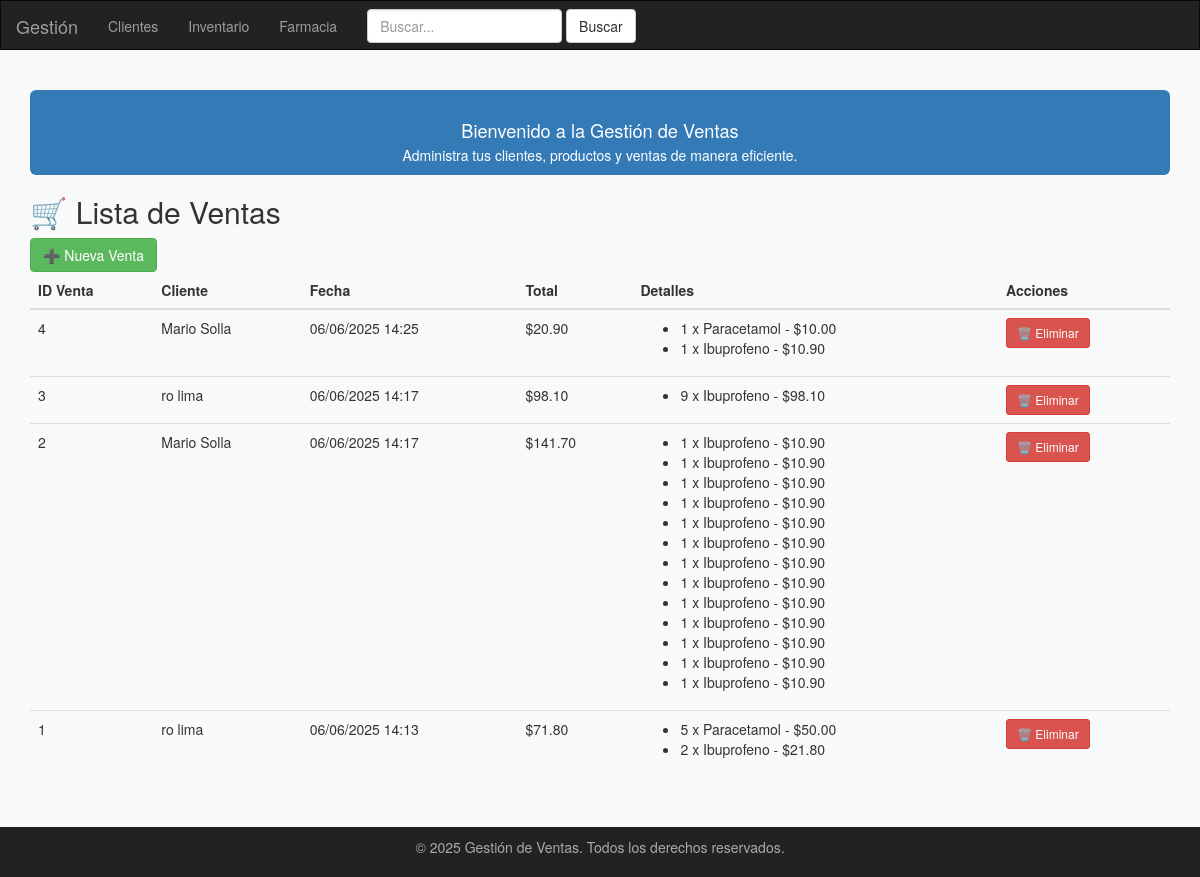
/ventas/, run on the app's committed database.
### soa/models.py (models this page shows, shortened)
class Venta(models.Model):
    cliente = models.ForeignKey(Cliente, on_delete=models.CASCADE)
    fecha_venta = models.DateTimeField(auto_now_add=True)
    total = models.DecimalField(max_digits=12, decimal_places=2, default=0)

class Cliente(models.Model):
    nombre = models.CharField(max_length=100)
    apellido = models.CharField(max_length=100)
    email = models.EmailField(unique=True)
    telefono = models.CharField(max_length=20, blank=True)
    direccion = models.CharField(max_length=255, blank=True)
    fecha_registro = models.DateTimeField(auto_now_add=True)
    def __str__(self):
        return f"{self.nombre} {self.apellido}"

class DetalleVenta(models.Model):
    venta = models.ForeignKey(Venta, related_name='detalles', on_delete=models.CASCADE)
    producto = models.ForeignKey(Producto, on_delete=models.CASCADE)
    cantidad = models.PositiveIntegerField()
    precio_unitario = models.DecimalField(max_digits=10, decimal_places=2)
    subtotal = models.DecimalField(max_digits=12, decimal_places=2)

class Producto(models.Model):
    nombre = models.CharField(max_length=150)
    descripcion = models.TextField(blank=True)
    precio = models.DecimalField(max_digits=10, decimal_places=2)
    stock = models.PositiveIntegerField()
    fecha_vencimiento = models.DateField(null=True, blank=True)
    categoria = models.CharField(max_length=100, blank=True)

### soa/farmacias_view.py (the view)
# urls.py: path('ventas/', ventas_list, name='ventas_list'),
def ventas_list(request):
    ventas = Venta.objects.all().order_by('-fecha_venta')
    return render(request, 'ventas_list.html', {'ventas': ventas})

### soa/templates/ventas_list.html
{% extends 'base.html' %}
{% block content %}
<h2>🛒 Lista de Ventas</h2>
<a href="{% url 'venta_create' %}" class="btn btn-success mb-3">➕ Nueva Venta</a>
<table class="table table-striped">
    <thead>
        <tr>
            <th>ID Venta</th>
            <th>Cliente</th>
            <th>Fecha</th>
            <th>Total</th>
            <th>Detalles</th>
            <th>Acciones</th>
        </tr>
    </thead>
    <tbody>
        {% for venta in ventas %}
        <tr>
            <td>{{ venta.id }}</td>
            <td>{{ venta.cliente }}</td>
            <td>{{ venta.fecha_venta|date:"d/m/Y H:i" }}</td>
            <td>${{ venta.total }}</td>
            <td>
                <ul>
                    {% for detalle in venta.detalles.all %}
                    <li>{{ detalle.cantidad }} x {{ detalle.producto.nombre }} - ${{ detalle.subtotal }}</li>
                    {% endfor %}
                </ul>
            </td>
            <td>
                <a href="{% url 'venta_delete' venta.id %}" class="btn btn-sm btn-danger">🗑️ Eliminar</a>
            </td>
        </tr>
        {% empty %}
        <tr>
            <td colspan="6">No hay ventas registradas</td>
        </tr>
        {% endfor %}
    </tbody>
</table>
{% endblock %}

### soa/templates/base.html (shortened to what this page needs)
<!DOCTYPE html>
<html lang="es">
<head>
  <link rel="stylesheet" href="https://maxcdn.bootstrapcdn.com/bootstrap/3.4.1/css/bootstrap.min.css">
</head>
<body>
<nav class="navbar navbar-inverse">
  <div class="container-fluid">
    <div class="navbar-header">
      <a class="navbar-brand" href="{% url 'cliente_list' %}">Gestión</a>
    </div>
    <ul class="nav navbar-nav">
      <li><a href="{% url 'cliente_list' %}">Clientes</a></li>
      <li><a href="{% url 'productos_list' %}">Inventario</a></li>
      <li><a href="{% url 'ventas_list' %}">Farmacia</a></li>
    </ul>
    <form class="navbar-form navbar-left" method="get" action="#">
      <div class="form-group">
        <input type="text" class="form-control" placeholder="Buscar..." name="q">
      </div>
      <button type="submit" class="btn btn-default">Buscar</button>
    </form>
  </div>
</nav>
<div class="container">
  <div class="jumbotron text-center">
    <h1>Bienvenido a la Gestión de Ventas</h1>
    <p>Administra tus clientes, productos y ventas de manera eficiente.</p>
  </div>
  {% block content %}
  {% endblock %}
</div>
<footer class="footer">
  <div class="container">
    <p>&copy; {{ year|default:"2025" }} Gestión de Ventas. Todos los derechos reservados.</p>
  </div>
</footer>
</body>
</html>

### soa/templates/base.html (style rules this page uses)
html, body { height: 100%; }
body { background-color: #f8f9fa; min-height: 100vh; display: flex; flex-direction: column; }
.navbar-inverse { border-radius: 0; }
.container { flex: 1 0 auto; }
.jumbotron { background-color: #337ab7; color: #fff; padding: 10px 15px; border-radius: 5px; width: 100%; max-width: none; margin: 20px 0 20px 0; box-shadow: none; }
.jumbotron h1 { font-size: 1.3em; margin-bottom: 5px; font-weight: 500; }
.jumbotron p { font-size: 1em; margin-bottom: 0; }
.footer { background: #222; color: #aaa; padding: 10px 0; text-align: center; margin-top: 30px; flex-shrink: 0; }

### data on the page
Venta: id "4", cliente "Mario Solla", fecha_venta "06/06/2025 14:25", total "20.90"
DetalleVenta: cantidad "1", producto.nombre "Paracetamol", subtotal "10.00"
DetalleVenta: cantidad "1", producto.nombre "Ibuprofeno", subtotal "10.90"
Venta: id "3", cliente "ro lima", fecha_venta "06/06/2025 14:17", total "98.10"
DetalleVenta: cantidad "9", producto.nombre "Ibuprofeno", subtotal "98.10"
Venta: id "2", cliente "Mario Solla", fecha_venta "06/06/2025 14:17", total "141.70"
DetalleVenta: cantidad "1", producto.nombre "Ibuprofeno", subtotal "10.90"
DetalleVenta: cantidad "1", producto.nombre "Ibuprofeno", subtotal "10.90"
DetalleVenta: cantidad "1", producto.nombre "Ibuprofeno", subtotal "10.90"
DetalleVenta: cantidad "1", producto.nombre "Ibuprofeno", subtotal "10.90"
DetalleVenta: cantidad "1", producto.nombre "Ibuprofeno", subtotal "10.90"
DetalleVenta: cantidad "1", producto.nombre "Ibuprofeno", subtotal "10.90"
DetalleVenta: cantidad "1", producto.nombre "Ibuprofeno", subtotal "10.90"
DetalleVenta: cantidad "1", producto.nombre "Ibuprofeno", subtotal "10.90"
DetalleVenta: cantidad "1", producto.nombre "Ibuprofeno", subtotal "10.90"
DetalleVenta: cantidad "1", producto.nombre "Ibuprofeno", subtotal "10.90"
DetalleVenta: cantidad "1", producto.nombre "Ibuprofeno", subtotal "10.90"
DetalleVenta: cantidad "1", producto.nombre "Ibuprofeno", subtotal "10.90"
DetalleVenta: cantidad "1", producto.nombre "Ibuprofeno", subtotal "10.90"
Venta: id "1", cliente "ro lima", fecha_venta "06/06/2025 14:13", total "71.80"
DetalleVenta: cantidad "5", producto.nombre "Paracetamol", subtotal "50.00"
DetalleVenta: cantidad "2", producto.nombre "Ibuprofeno", subtotal "21.80"

### other printed values
{{ year|default:"2025" }} "2025"
